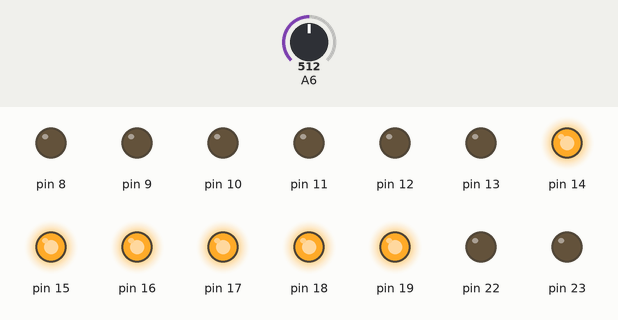
Simulated run of this sketch. Board: Arduino Uno, built with avr-gcc and run on an emulated ATmega328P. Shown: output pins drawn as LEDs (lit = HIGH). Inputs (shaded band) come from the test bench; at power-on: A6 = 512.

Above: at 0.8 s.
0.9 s: A6 set to 332
2.4 s: A6 set to 310
At 3.0 s:
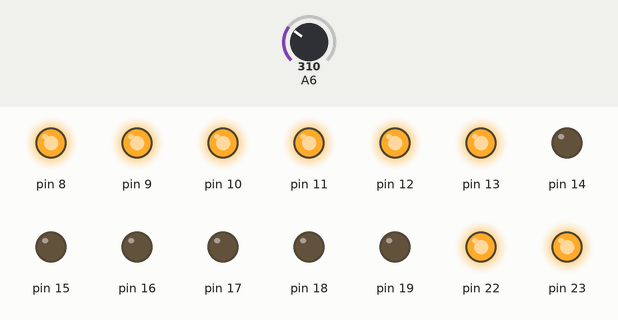
3.9 s: A6 set to 352
5.4 s: A6 set to 381
At 6.5 s:
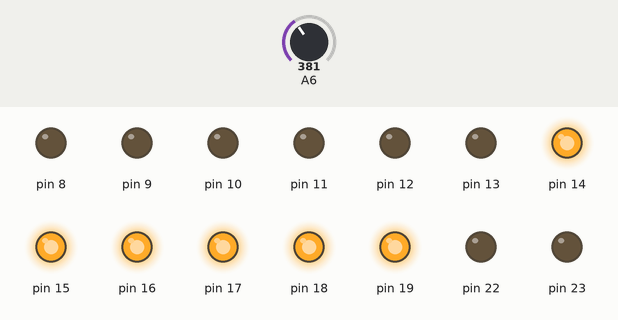
6.9 s: A6 set to 306
At 7.6 s:
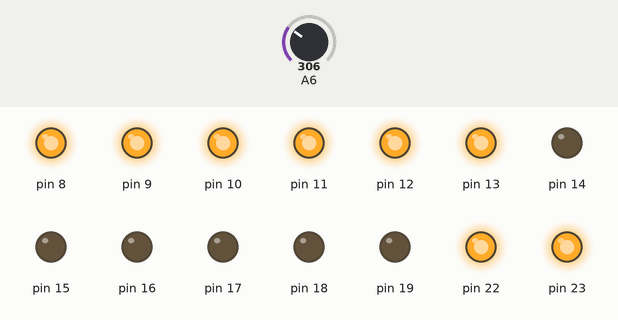
Timing chart, 0 to 9.4 s (numbered marks = the images above; inputs shaded):
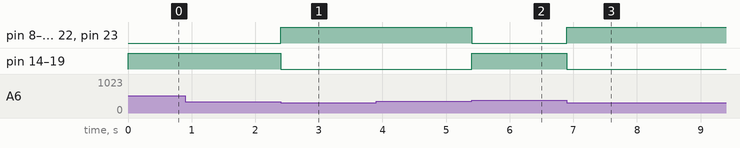

The sketch:

22.3.ino
```cpp
#include <avr/io.h>
#include <util/delay.h>

#define BITN(BIT_NUM)               (0x01 << (BIT_NUM))
#define SET_BIT(PORT, BIT_NUM)      ((PORT) |= (BITN(BIT_NUM)))
#define CHECK_BIT(PORT, BIT_NUM)    ((PORT) & (BITN(BIT_NUM)))
#define CLEAR_BIT(PORT, BIT_NUM)    ((PORT) &= (~(BITN(BIT_NUM)))

int main (void)
{
  int y = 0;
  Serial.begin(2000000);
  DDRC = 0xFF;
  DDRB = 0xFF;

  while (true) {
    ADMUX = 0x46;
    ADCSRA = 0xC7;
    while(CHECK_BIT(ADCSRA, ADSC)){
      y = ADCW;
    }

    if(y > 370){
      PORTC = 0xFF;
      PORTB = 0x00;
    }
    if(y < 320){
      PORTC = 0x00;
      PORTB = 0xFF;
    }
  }
}
```

Measured:
- the behaviour switches between 320 and 319 on A6 (found by bisection; images 0 and 1)
- the behaviour switches between 370 and 371 on A6 (found by bisection; images 1 and 2)
- after the input at 0.9 s, every drawn part: stays the same
- after the input at 2.4 s, pin 8–13, pin 22, pin 23: LOW → HIGH at once; pin 14–19: HIGH → LOW at once
- after the input at 3.9 s, every drawn part: stays the same
- after the input at 5.4 s, pin 8–13, pin 22, pin 23: HIGH → LOW at once; pin 14–19: LOW → HIGH at once
- after the input at 6.9 s, pin 8–13, pin 22, pin 23: LOW → HIGH at once; pin 14–19: HIGH → LOW at once
